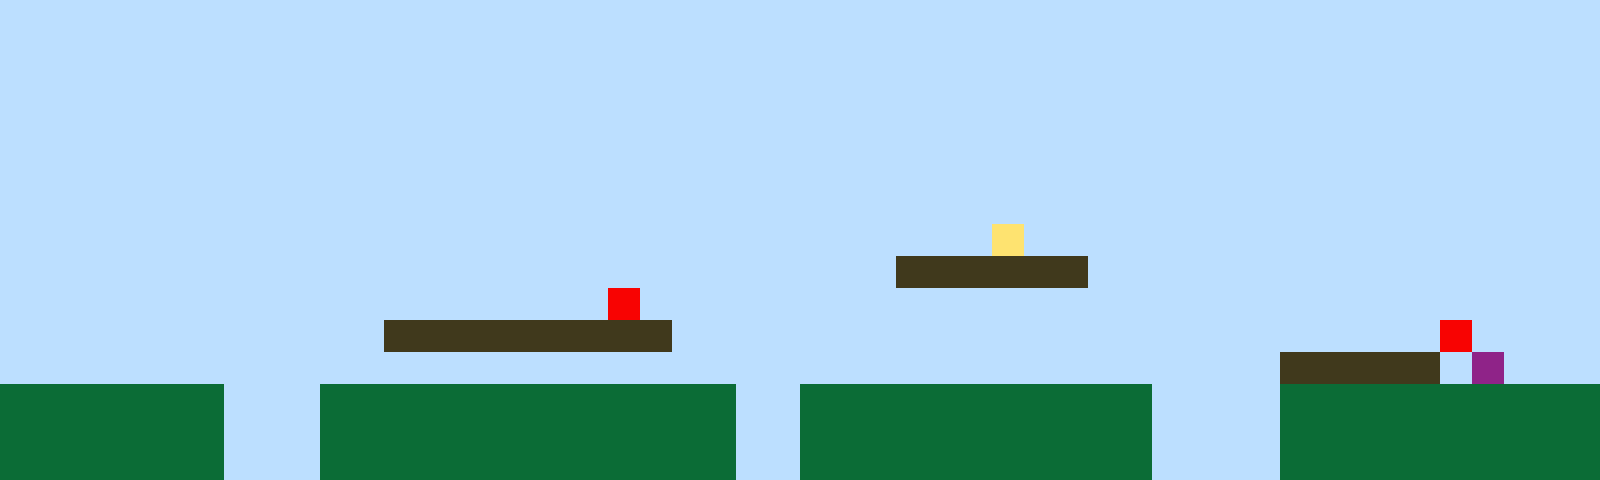

A level layout from a 2D game, rendered from its tile map. Below: a short description, then the map file with its tile-grid data intact:
An orthogonal 50x15 tile map with 32x32 px tiles, 1 tile layer (Tile Layer 1).

<map version="1.10" tiledversion="1.11.2" orientation="orthogonal" renderorder="right-up" width="50" height="15" tilewidth="32" tileheight="32" infinite="0" nextlayerid="2" nextobjectid="1"><editorsettings><export target="map1.csv" format="csv" /></editorsettings><tileset firstgid="1" name="sprites" tilewidth="32" tileheight="32" tilecount="6" columns="3"><image source="sprites.png" width="96" height="64" /></tileset><layer id="1" name="Tile Layer 1" width="50" height="15"><data encoding="csv">1,1,1,1,1,1,1,1,1,1,1,1,1,1,1,1,1,1,1,1,1,1,1,1,1,1,1,1,1,1,1,1,1,1,1,1,1,1,1,1,1,1,1,1,1,1,1,1,1,1,1,1,1,1,1,1,1,1,1,1,1,1,1,1,1,1,1,1,1,1,1,1,1,1,1,1,1,1,1,1,1,1,1,1,1,1,1,1,1,1,1,1,1,1,1,1,1,1,1,1,1,1,1,1,1,1,1,1,1,1,1,1,1,1,1,1,1,1,1,1,1,1,1,1,1,1,1,1,1,1,1,1,1,1,1,1,1,1,1,1,1,1,1,1,1,1,1,1,1,1,1,1,1,1,1,1,1,1,1,1,1,1,1,1,1,1,1,1,1,1,1,1,1,1,1,1,1,1,1,1,1,1,1,1,1,1,1,1,1,1,1,1,1,1,1,1,1,1,1,1,1,1,1,1,1,1,1,1,1,1,1,1,1,1,1,1,1,1,1,1,1,1,1,1,1,1,1,1,1,1,1,1,1,1,1,1,1,1,1,1,1,1,1,1,1,1,1,1,1,1,1,1,1,1,1,1,1,1,1,1,1,1,1,1,1,1,1,1,1,1,1,1,1,1,1,1,1,1,1,1,1,1,1,1,1,1,1,1,1,1,1,1,1,1,1,1,1,1,1,1,1,1,1,1,1,1,1,1,1,1,1,1,1,1,1,1,1,1,1,1,1,1,1,1,1,1,1,1,1,1,1,1,1,1,1,1,1,1,1,1,1,1,1,1,1,1,1,1,1,1,1,1,1,1,1,1,1,1,1,1,1,1,1,1,1,1,1,1,1,1,1,1,1,1,1,1,1,1,1,1,1,4,1,1,1,1,1,1,1,1,1,1,1,1,1,1,1,1,1,1,1,1,1,1,1,1,1,1,1,1,1,1,1,1,1,1,1,1,1,1,1,1,1,1,1,1,1,1,3,3,3,3,3,3,1,1,1,1,1,1,1,1,1,1,1,1,1,1,1,1,1,1,1,1,1,1,1,1,1,1,1,1,1,1,1,1,1,1,1,5,1,1,1,1,1,1,1,1,1,1,1,1,1,1,1,1,1,1,1,1,1,1,1,1,1,1,1,1,1,1,1,1,1,1,1,1,1,1,1,1,1,1,3,3,3,3,3,3,3,3,3,1,1,1,1,1,1,1,1,1,1,1,1,1,1,1,1,1,1,1,1,1,1,1,1,5,1,1,1,1,1,1,1,1,1,1,1,1,1,1,1,1,1,1,1,1,1,1,1,1,1,1,1,1,1,1,1,1,1,1,1,1,1,1,1,1,1,1,1,1,3,3,3,3,3,1,6,1,1,1,2,2,2,2,2,2,2,1,1,1,2,2,2,2,2,2,2,2,2,2,2,2,2,1,1,2,2,2,2,2,2,2,2,2,2,2,1,1,1,1,2,2,2,2,2,2,2,2,2,2,2,2,2,2,2,2,2,1,1,1,2,2,2,2,2,2,2,2,2,2,2,2,2,1,1,2,2,2,2,2,2,2,2,2,2,2,1,1,1,1,2,2,2,2,2,2,2,2,2,2,2,2,2,2,2,2,2,1,1,1,2,2,2,2,2,2,2,2,2,2,2,2,2,1,1,2,2,2,2,2,2,2,2,2,2,2,1,1,1,1,2,2,2,2,2,2,2,2,2,2</data></layer></map>
